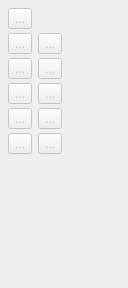
             <widget class="QWidget" name="points_Page">
              <property name="geometry">
               <rect>
                <x>0</x>
                <y>0</y>
                <width>128</width>
                <height>288</height>
               </rect>
              </property>
              <property name="sizePolicy">
               <sizepolicy hsizetype="Preferred" vsizetype="Preferred">
                <horstretch>0</horstretch>
                <verstretch>0</verstretch>
               </sizepolicy>
              </property>
              <property name="minimumSize">
               <size>
                <width>118</width>
                <height>0</height>
               </size>
              </property>
              <property name="maximumSize">
               <size>
                <width>16777215</width>
                <height>16777215</height>
               </size>
              </property>
              <property name="toolTip">
               <string>Tools for creating points.</string>
              </property>
              <attribute name="icon">
               <iconset resource="share/resources/toolicon.qrc">
                <normaloff>:/toolicon/32x32/points_toolbox.png</normaloff>:/toolicon/32x32/points_toolbox.png</iconset>
              </attribute>
              <attribute name="label">
               <string>Point</string>
              </attribute>
              <attribute name="toolTip">
               <string>Point</string>
              </attribute>
              <layout class="QFormLayout" name="formLayout_6">
               <property name="fieldGrowthPolicy">
                <enum>QFormLayout::AllNonFixedFieldsGrow</enum>
               </property>
               <property name="verticalSpacing">
                <number>4</number>
               </property>
               <property name="leftMargin">
                <number>8</number>
               </property>
               <property name="topMargin">
                <number>8</number>
               </property>
               <property name="rightMargin">
                <number>8</number>
               </property>
               <property name="bottomMargin">
                <number>8</number>
               </property>
               <item row="4" column="1">
                <widget class="QToolButton" name="bisector_ToolButton">
                 <property name="enabled">
                  <bool>false</bool>
                 </property>
                 <property name="toolTip">
                  <string>Point - On Bisector (O, B)</string>
                 </property>
                 <property name="text">
                  <string notr="true">...</string>
                 </property>
                 <property name="icon">
                  <iconset resource="share/resources/toolicon.qrc">
                   <normaloff>:/toolicon/32x32/bisector.png</normaloff>:/toolicon/32x32/bisector.png</iconset>
                 </property>
                 <property name="iconSize">
                  <size>
                   <width>32</width>
                   <height>32</height>
                  </size>
                 </property>
                 <property name="checkable">
                  <bool>true</bool>
                 </property>
                </widget>
               </item>
               <item row="7" column="0">
                <widget class="QToolButton" name="shoulderPoint_ToolButton">
                 <property name="enabled">
                  <bool>false</bool>
                 </property>
                 <property name="toolTip">
                  <string>Point - Length to Line (P, S)</string>
                 </property>
                 <property name="text">
                  <string notr="true">...</string>
                 </property>
                 <property name="icon">
                  <iconset resource="share/resources/toolicon.qrc">
                   <normaloff>:/toolicon/32x32/shoulder.png</normaloff>:/toolicon/32x32/shoulder.png</iconset>
                 </property>
                 <property name="iconSize">
                  <size>
                   <width>32</width>
                   <height>32</height>
                  </size>
                 </property>
                 <property name="checkable">
                  <bool>true</bool>
                 </property>
                </widget>
               </item>
               <item row="7" column="1">
                <widget class="QToolButton" name="pointOfContact_ToolButton">
                 <property name="enabled">
                  <bool>false</bool>
                 </property>
                 <property name="toolTip">
                  <string>Point - Intersect Arc and Line (A, L)</string>
                 </property>
                 <property name="text">
                  <string notr="true">...</string>
                 </property>
                 <property name="icon">
                  <iconset resource="share/resources/toolicon.qrc">
                   <normaloff>:/toolicon/32x32/point_intersect_arc_line.png</normaloff>:/toolicon/32x32/point_intersect_arc_line.png</iconset>
                 </property>
                 <property name="iconSize">
                  <size>
                   <width>32</width>
                   <height>32</height>
                  </size>
                 </property>
                 <property name="checkable">
                  <bool>true</bool>
                 </property>
                </widget>
               </item>
               <item row="9" column="0">
                <widget class="QToolButton" name="triangle_ToolButton">
                 <property name="enabled">
                  <bool>false</bool>
                 </property>
                 <property name="toolTip">
                  <string>Point - Intersect Axis and Triangle (X, T)</string>
                 </property>
                 <property name="text">
                  <string notr="true">...</string>
                 </property>
                 <property name="icon">
                  <iconset resource="share/resources/toolicon.qrc">
                   <normaloff>:/toolicon/32x32/triangle.png</normaloff>:/toolicon/32x32/triangle.png</iconset>
                 </property>
                 <property name="iconSize">
                  <size>
                   <width>32</width>
                   <height>32</height>
                  </size>
                 </property>
                 <property name="checkable">
                  <bool>true</bool>
                 </property>
                </widget>
               </item>
               <item row="9" column="1">
                <widget class="QToolButton" name="pointIntersectXY_ToolButton">
                 <property name="enabled">
                  <bool>false</bool>
                 </property>
                 <property name="toolTip">
                  <string>Point - Intersect XY (X, Y)</string>
                 </property>
                 <property name="text">
                  <string notr="true">...</string>
                 </property>
                 <property name="icon">
                  <iconset resource="share/resources/toolicon.qrc">
                   <normaloff>:/toolicon/32x32/point_intersectxy_icon.png</normaloff>:/toolicon/32x32/point_intersectxy_icon.png</iconset>
                 </property>
                 <property name="iconSize">
                  <size>
                   <width>32</width>
                   <height>32</height>
                  </size>
                 </property>
                 <property name="checkable">
                  <bool>true</bool>
                 </property>
                </widget>
               </item>
               <item row="11" column="0">
                <widget class="QToolButton" name="height_ToolButton">
                 <property name="enabled">
                  <bool>false</bool>
                 </property>
                 <property name="toolTip">
                  <string>Point - Intersect Line and Perpendicular (L, P)</string>
                 </property>
                 <property name="text">
                  <string notr="true">...</string>
                 </property>
                 <property name="icon">
                  <iconset resource="share/resources/toolicon.qrc">
                   <normaloff>:/toolicon/32x32/height.png</normaloff>:/toolicon/32x32/height.png</iconset>
                 </property>
                 <property name="iconSize">
                  <size>
                   <width>32</width>
                   <height>32</height>
                  </size>
                 </property>
                 <property name="checkable">
                  <bool>true</bool>
                 </property>
                </widget>
               </item>
               <item row="11" column="1">
                <widget class="QToolButton" name="lineIntersectAxis_ToolButton">
                 <property name="enabled">
                  <bool>false</bool>
                 </property>
                 <property name="toolTip">
                  <string>Point - Intersect Line and Axis (L, X)</string>
                 </property>
                 <property name="text">
                  <string notr="true">...</string>
                 </property>
                 <property name="icon">
                  <iconset resource="share/resources/toolicon.qrc">
                   <normaloff>:/toolicon/32x32/line_intersect_axis.png</normaloff>:/toolicon/32x32/line_intersect_axis.png</iconset>
                 </property>
                 <property name="iconSize">
                  <size>
                   <width>32</width>
                   <height>32</height>
                  </size>
                 </property>
                 <property name="checkable">
                  <bool>true</bool>
                 </property>
                </widget>
               </item>
               <item row="4" column="0">
                <widget class="QToolButton" name="normal_ToolButton">
                 <property name="enabled">
                  <bool>false</bool>
                 </property>
                 <property name="toolTip">
                  <string>Point - On Perpendicular (O, P)</string>
                 </property>
                 <property name="text">
                  <string notr="true">...</string>
                 </property>
                 <property name="icon">
                  <iconset resource="share/resources/toolicon.qrc">
                   <normaloff>:/toolicon/32x32/normal.png</normaloff>:/toolicon/32x32/normal.png</iconset>
                 </property>
                 <property name="iconSize">
                  <size>
                   <width>32</width>
                   <height>32</height>
                  </size>
                 </property>
                 <property name="checkable">
                  <bool>true</bool>
                 </property>
                </widget>
               </item>
               <item row="0" column="0">
                <widget class="QToolButton" name="pointAtDistanceAngle_ToolButton">
                 <property name="enabled">
                  <bool>false</bool>
                 </property>
                 <property name="toolTip">
                  <string>Point - Length and Angle (L, A)</string>
                 </property>
                 <property name="text">
                  <string notr="true">...</string>
                 </property>
                 <property name="icon">
                  <iconset resource="share/resources/toolicon.qrc">
                   <normaloff>:/toolicon/32x32/segment.png</normaloff>:/toolicon/32x32/segment.png</iconset>
                 </property>
                 <property name="iconSize">
                  <size>
                   <width>32</width>
                   <height>32</height>
                  </size>
                 </property>
                 <property name="checkable">
                  <bool>true</bool>
                 </property>
                </widget>
               </item>
               <item row="3" column="0">
                <widget class="QToolButton" name="alongLine_ToolButton">
                 <property name="enabled">
                  <bool>false</bool>
                 </property>
                 <property name="toolTip">
                  <string>Point - On Line (O, L)</string>
                 </property>
                 <property name="text">
                  <string notr="true">...</string>
                 </property>
                 <property name="icon">
                  <iconset resource="share/resources/toolicon.qrc">
                   <normaloff>:/toolicon/32x32/along_line.png</normaloff>:/toolicon/32x32/along_line.png</iconset>
                 </property>
                 <property name="iconSize">
                  <size>
                   <width>32</width>
                   <height>32</height>
                  </size>
                 </property>
                 <property name="checkable">
                  <bool>true</bool>
                 </property>
                </widget>
               </item>
               <item row="3" column="1">
                <widget class="QToolButton" name="midpoint_ToolButton">
                 <property name="enabled">
                  <bool>false</bool>
                 </property>
                 <property name="toolTip">
                  <string>Point - Midpoint on Line (Shift+O, Shift+L)</string>
                 </property>
                 <property name="text">
                  <string notr="true">...</string>
                 </property>
                 <property name="icon">
                  <iconset resource="share/resources/toolicon.qrc">
                   <normaloff>:/toolicon/32x32/midpoint.png</normaloff>:/toolicon/32x32/midpoint.png</iconset>
                 </property>
                 <property name="iconSize">
                  <size>
                   <width>32</width>
                   <height>32</height>
                  </size>
                 </property>
                 <property name="checkable">
                  <bool>true</bool>
                 </property>
                </widget>
               </item>
              </layout>
             </widget>
